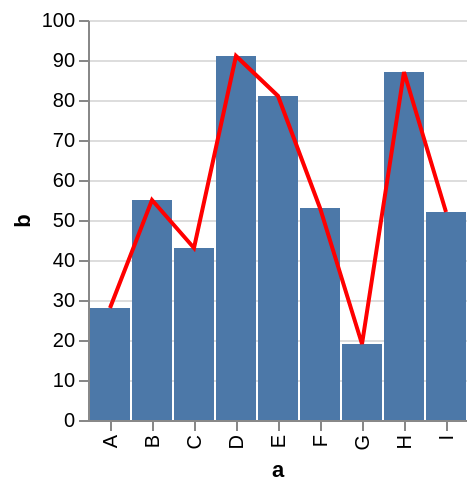

Vega-Lite specification for this chart:
### Vega specification from a JSON file in a GitHub repository (floating-point values rounded to 4 significant figures)
{"$schema": "http://vega.github.io/schema/vega/v3.0.json", "padding": 5, "autosize": "pad", "signals": [{"name": "width", "update": "data('layout')[0].width"}, {"name": "height", "update": "data('layout')[0].height"}, {"name": "unit", "value": {}, "on": [{"events": "mousemove", "update": "group()._id ? group() : unit"}]}], "data": [{"name": "source", "values": [{"a": "A", "b": 28}, {"a": "B", "b": 55}, {"a": "C", "b": 43}, {"a": "D", "b": 91}, {"a": "E", "b": 81}, {"a": "F", "b": 53}, {"a": "G", "b": 19}, {"a": "H", "b": 87}, {"a": "I", "b": 52}], "format": {"type": "json", "parse": {"b": "number"}}, "transform": [{"type": "filter", "expr": "datum[\"b\"] !== null && !isNaN(datum[\"b\"])"}, {"type": "collect", "sort": {"field": "a", "order": "descending"}}]}, {"name": "layer_1_source", "source": "source", "transform": [{"type": "filter", "expr": "datum[\"b\"] !== null && !isNaN(datum[\"b\"])"}]}, {"name": "layout", "source": "source", "transform": [{"type": "aggregate", "fields": ["a"], "ops": ["distinct"]}, {"type": "formula", "as": "width", "expr": "max(datum[\"distinct_a\"] - 1 + 2*0.5, 0) * 21"}, {"type": "formula", "as": "height", "expr": "200"}]}], "marks": [{"name": "main", "type": "group", "from": {"data": "layout"}, "encode": {"update": {"width": {"field": "width"}, "height": {"field": "height"}, "fill": {"value": "transparent"}}}, "marks": [{"name": "layer_0_marks", "type": "rect", "role": "bar", "from": {"data": "source"}, "encode": {"update": {"xc": {"scale": "x", "field": "a"}, "width": {"value": 20}, "y": {"scale": "y", "field": "b"}, "y2": {"scale": "y", "value": 0}, "fill": {"value": "#4c78a8"}}}}, {"name": "layer_1_marks", "type": "line", "from": {"data": "layer_1_source"}, "encode": {"update": {"x": {"scale": "x", "field": "a"}, "y": {"scale": "y", "field": "b"}, "stroke": {"value": "red"}}}}], "scales": [{"name": "x", "type": "point", "domain": {"fields": [{"data": "source", "field": "a"}, {"data": "layer_1_source", "field": "a"}], "sort": true}, "range": {"step": 21}, "round": true, "padding": 0.5}, {"name": "y", "type": "linear", "domain": {"fields": [{"data": "source", "field": "b"}, {"data": "layer_1_source", "field": "b"}], "sort": true}, "range": [200, 0], "round": true, "nice": true, "zero": true}], "axes": [{"scale": "x", "orient": "bottom", "tickCount": 5, "title": "a", "zindex": 1, "encode": {"labels": {"update": {"angle": {"value": 270}, "align": {"value": "right"}, "baseline": {"value": "middle"}}}}}, {"scale": "y", "format": "s", "orient": "left", "title": "b", "zindex": 1}, {"scale": "y", "domain": false, "format": "s", "grid": true, "labels": false, "orient": "left", "ticks": false, "zindex": 0, "gridScale": "x"}]}]}
